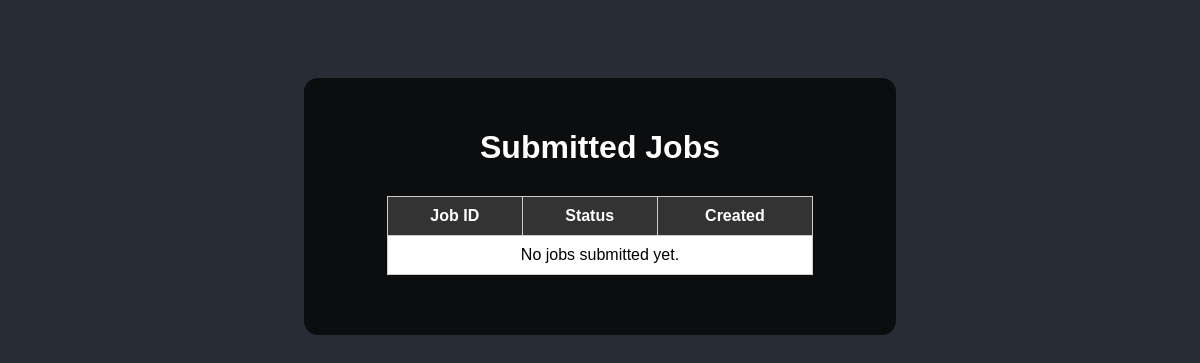
/qmodel/job_list/, run on an earlier commit of the app's database.
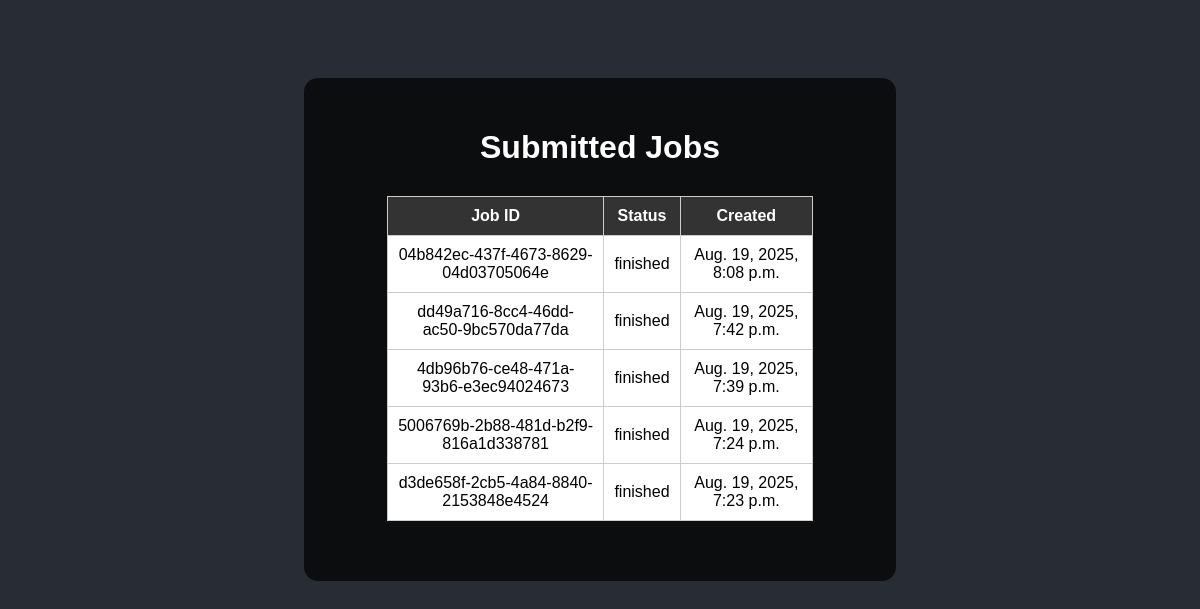
And on a later commit of the database.
### qmodel/models.py (models this page shows, shortened)
class Job(models.Model):
    job_id = models.UUIDField(primary_key=True, default=uuid.uuid4, editable=False)
    job_env_config = models.JSONField()  # Stores the 'job_evn' dictionary from the JSON
    status = models.CharField(
        max_length=32, choices=STATUS_CHOICES, default="pending"
    )  # Current status of the job
    created_at = models.DateTimeField(
        auto_now_add=True
    )  # Automatically sets the timestamp when the job is created

### qmodel/views.py (the view)
# urls.py: path("job_list/", views.job_list, name="job_list"),
def job_list(request):
    jobs = Job.objects.all().order_by("-created_at")
    job_steps = (
        JobStep.objects.all()
        .select_related("job", "config_block_hash")
        .order_by("job__created_at", "id")
    )
    context = {"jobs": jobs, "job_steps": job_steps}
    return render(request, "qmodel/job_list.html", context)

### qmodel/templates/qmodel/job_list.html (shortened to what this page needs)
<!DOCTYPE html>
<html lang="en">
<head>
</head>
<body>
    <div class="container">
        <h1>Submitted Jobs</h1>
        <table>
            <thead>
                <tr>
                    <th>Job ID</th>
                    <th>Status</th>
                    <th>Created</th>
                </tr>
            </thead>
            <tbody>
                {% for job in jobs %}
                <tr>
                    <td>{{ job.job_id }}</td>
                    <td>{{ job.status }}</td>
                    <td>{{ job.created_at }}</td>
                </tr>
                {% empty %}
                <tr>
                    <td colspan="3">No jobs submitted yet.</td>
                </tr>
                {% endfor %}
            </tbody>
        </table>
    </div>
</body>
</html>

What changed in the data, as far as the page shows it:
added Job: job_id "04b842ec-437f-4673-8629-04d03705064e", status "finished", created_at "Aug. 19, 2025, 8:08 p.m."
added Job: job_id "dd49a716-8cc4-46dd-ac50-9bc570da77da", status "finished", created_at "Aug. 19, 2025, 7:42 p.m."
added Job: job_id "4db96b76-ce48-471a-93b6-e3ec94024673", status "finished", created_at "Aug. 19, 2025, 7:39 p.m."
added Job: job_id "5006769b-2b88-481d-b2f9-816a1d338781", status "finished", created_at "Aug. 19, 2025, 7:24 p.m."
added Job: job_id "d3de658f-2cb5-4a84-8840-2153848e4524", status "finished", created_at "Aug. 19, 2025, 7:23 p.m."
Also different on the page:
text no longer shown: "No jobs submitted yet."
